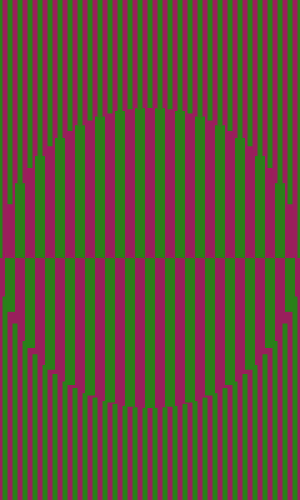
Frame 1 (no input)
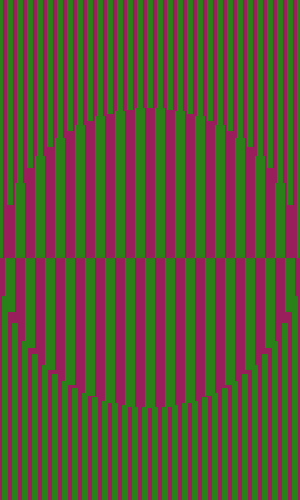
Frame 60 (no input)
Frame 120 (the mouse pressed at the canvas centre since frame 60): identical to frame 60, image omitted

The p5.js sketch that drew these frames (run headless with seeded random() and noise() and a simulated clock; from frame 60 on, the mouse is pressed at the canvas centre):

// p5.js sketch
// ── sketch.js
var x, currSqrt, upperCircY, lowCircY, currSqrt2, innerUpperCircY, innerLowCircY;
var R=150;

function setup() {
  createCanvas(300,500);
  colorMode(HSB,360,100,100);
  background(330,80,60);
  strokeCap(SQUARE);
}

function draw() {
	var centerY=windowHeight/2;
  
  stroke(110,80,50);
  
  for(x=0;x<windowWidth;x+=5){
  	strokeWeight(5);
    currSqrt=sqrt(R*R-(R-x)*(R-x));
    upperCircY=centerY-currSqrt;
    lowCircY=centerY+currSqrt;
    if(x%10==0){
    line(x,0,x,upperCircY); //lines above circle
    }else{
    line(x,lowCircY,x,windowHeight); //lines below circle
    }
  } //outside lines
  
  for(x=0;x<windowWidth;x+=10){
  	strokeWeight(10);
    currSqrt2=sqrt(R*R-(R-x)*(R-x));
    innerUpperCircY=centerY-currSqrt2;
    innerLowCircY=centerY+currSqrt2;
    if(x%20==0){
    line(x,innerUpperCircY,x,centerY); //lines above circle
    }else{
    line(x,centerY,x,innerLowCircY); //lines below circle
    }
  } //inside lines
  
}
